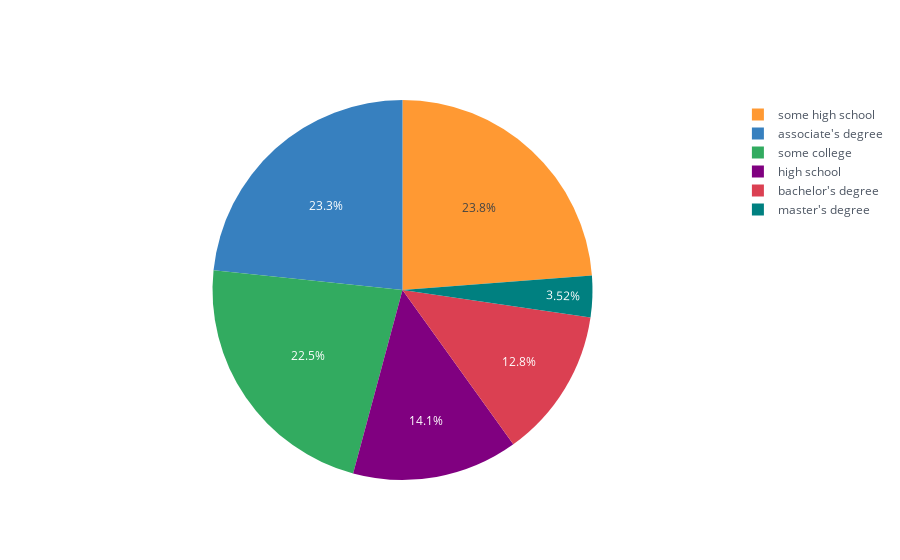

The cell this chart's notebook holds for it:
### Markdown cell above
Notemos que se tienen los siguientes datos:

### Code cell
df["parental level of education"].value_counts().reset_index().iplot(kind="pie", labels="parental level of education", values="count")

### Figure 1 — Plotly figure (JSON) as saved in the notebook; plotly's stock layout.template omitted (floating-point values rounded to 4 significant figures)
{"data": [{"labels": ["some high school", "associate's degree", "some college", "high school", "bachelor's degree", "master's degree"], "marker": {"colors": ["rgba(255, 153, 51, 1.0)", "rgba(55, 128, 191, 1.0)", "rgba(50, 171, 96, 1.0)", "rgba(128, 0, 128, 1.0)", "rgba(219, 64, 82, 1.0)", "rgba(0, 128, 128, 1.0)"]}, "name": "", "type": "pie", "values": [54, 53, 51, 32, 29, 8]}], "layout": {"autosize": true, "legend": {"bgcolor": "#FFFFFF", "font": {"color": "#4D5663"}}, "paper_bgcolor": "#FFFFFF", "plot_bgcolor": "#FFFFFF", "title": {"font": {"color": "#4D5663"}}}}
